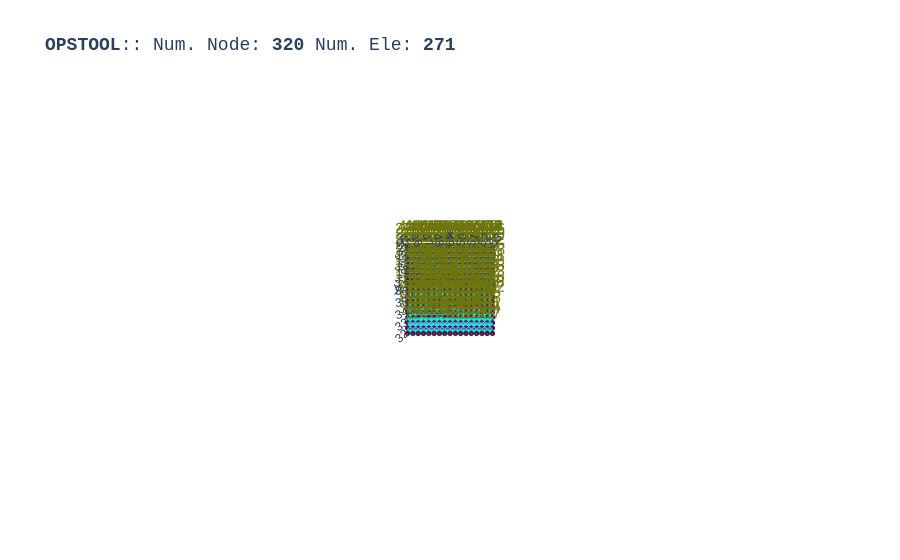

Notebook source saved alongside this figure:
### Code cell
opst.vis.plotly.plot_model(show_node_numbering=True, show_ele_numbering=False, show_nodal_loads = True)

### Figure 1 — Plotly figure (JSON) as saved in the notebook; plotly's stock layout.template omitted (floating-point values rounded to 4 significant figures; data arrays with more than 128 entries replaced by an {"elided": "..."} marker saying what was removed)
{"data": [{"color": "#00FFFF", "hoverinfo": "skip", "i": {"elided": "512 int values"}, "j": {"elided": "512 int values"}, "k": {"elided": "512 int values"}, "name": "ELE_TAG_FourNodeQuadWithSensitivity", "opacity": 1, "type": "mesh3d", "x": {"elided": "1024 float values"}, "y": {"elided": "1024 float values"}, "z": {"elided": "1024 float values"}}, {"connectgaps": false, "hoverinfo": "skip", "line": {"color": "black", "width": 1}, "mode": "lines", "name": "Edge", "type": "scatter3d", "x": {"elided": "1536 float values"}, "y": {"elided": "1536 float values"}, "z": {"elided": "1536 float values"}}, {"connectgaps": false, "hoverinfo": "skip", "line": {"color": "#0652ff", "width": 5}, "mode": "lines", "name": "DispBeamColumn2d", "type": "scatter3d", "x": [45.25, 45.75, NaN, 45.75, 46.25, NaN, 46.25, 46.75, NaN, 46.75, 47.25, NaN, 47.25, 47.75, NaN, 47.75, 48.25, NaN, 48.25, 48.75, NaN, 48.75, 49.25, NaN, 49.25, 49.75, NaN, 49.75, 50.25, NaN, 50.25, 50.75, NaN, 50.75, 51.25, NaN, 51.25, 51.75, NaN, 51.75, 52.25, NaN, 52.25, 52.75, NaN], "y": [40.25, 40.25, NaN, 40.25, 40.25, NaN, 40.25, 40.25, NaN, 40.25, 40.25, NaN, 40.25, 40.25, NaN, 40.25, 40.25, NaN, 40.25, 40.25, NaN, 40.25, 40.25, NaN, 40.25, 40.25, NaN, 40.25, 40.25, NaN, 40.25, 40.25, NaN, 40.25, 40.25, NaN, 40.25, 40.25, NaN, 40.25, 40.25, NaN, 40.25, 40.25, NaN], "z": [0.0, 0.0, NaN, 0.0, 0.0, NaN, 0.0, 0.0, NaN, 0.0, 0.0, NaN, 0.0, 0.0, NaN, 0.0, 0.0, NaN, 0.0, 0.0, NaN, 0.0, 0.0, NaN, 0.0, 0.0, NaN, 0.0, 0.0, NaN, 0.0, 0.0, NaN, 0.0, 0.0, NaN, 0.0, 0.0, NaN, 0.0, 0.0, NaN, 0.0, 0.0, NaN]}, {"connectgaps": false, "hoverinfo": "skip", "line": {"color": "#ff9408", "width": 5}, "mode": "lines", "name": "BeamContact2D", "type": "scatter3d", "x": [45.5, 45.25, NaN, 45.5, 45.75, NaN, 46.0, 45.75, NaN, 46.0, 46.25, NaN, 46.5, 46.25, NaN, 46.5, 46.75, NaN, 47.0, 46.75, NaN, 47.0, 47.25, NaN, 47.5, 47.25, NaN, 47.5, 47.75, NaN, 48.0, 47.75, NaN, 48.0, 48.25, NaN, 48.5, 48.25, NaN, 48.5, 48.75, NaN, 49.0, 48.75, NaN, 49.0, 49.25, NaN, 49.5, 49.25, NaN, 49.5, 49.75, NaN, 50.0, 49.75, NaN, 50.0, 50.25, NaN, 50.5, 50.25, NaN, 50.5, 50.75, NaN, 51.0, 50.75, NaN, 51.0, 51.25, NaN, 51.5, 51.25, NaN, 51.5, 51.75, NaN, 52.0, 51.75, NaN, 52.0, 52.25, NaN, 52.5, 52.25, NaN, 52.5, 52.75, NaN], "y": [40.0, 40.25, NaN, 40.0, 40.25, NaN, 40.0, 40.25, NaN, 40.0, 40.25, NaN, 40.0, 40.25, NaN, 40.0, 40.25, NaN, 40.0, 40.25, NaN, 40.0, 40.25, NaN, 40.0, 40.25, NaN, 40.0, 40.25, NaN, 40.0, 40.25, NaN, 40.0, 40.25, NaN, 40.0, 40.25, NaN, 40.0, 40.25, NaN, 40.0, 40.25, NaN, 40.0, 40.25, NaN, 40.0, 40.25, NaN, 40.0, 40.25, NaN, 40.0, 40.25, NaN, 40.0, 40.25, NaN, 40.0, 40.25, NaN, 40.0, 40.25, NaN, 40.0, 40.25, NaN, 40.0, 40.25, NaN, 40.0, 40.25, NaN, 40.0, 40.25, NaN, 40.0, 40.25, NaN, 40.0, 40.25, NaN, 40.0, 40.25, NaN, 40.0, 40.25, NaN], "z": [0.0, 0.0, NaN, 0.0, 0.0, NaN, 0.0, 0.0, NaN, 0.0, 0.0, NaN, 0.0, 0.0, NaN, 0.0, 0.0, NaN, 0.0, 0.0, NaN, 0.0, 0.0, NaN, 0.0, 0.0, NaN, 0.0, 0.0, NaN, 0.0, 0.0, NaN, 0.0, 0.0, NaN, 0.0, 0.0, NaN, 0.0, 0.0, NaN, 0.0, 0.0, NaN, 0.0, 0.0, NaN, 0.0, 0.0, NaN, 0.0, 0.0, NaN, 0.0, 0.0, NaN, 0.0, 0.0, NaN, 0.0, 0.0, NaN, 0.0, 0.0, NaN, 0.0, 0.0, NaN, 0.0, 0.0, NaN, 0.0, 0.0, NaN, 0.0, 0.0, NaN, 0.0, 0.0, NaN, 0.0, 0.0, NaN, 0.0, 0.0, NaN, 0.0, 0.0, NaN]}, {"customdata": {"elided": "256 str values"}, "hovertemplate": "%{customdata}", "marker": {"color": "#00FFFF", "size": 3, "symbol": "diamond-open"}, "mode": "markers", "name": "ELE_TAG_FourNodeQuadWithSensitivity", "type": "scatter3d", "x": {"elided": "256 float values"}, "y": {"elided": "256 float values"}, "z": {"elided": "256 float values"}}, {"customdata": ["eleTag: 400<br>connectedNodes:<br> [415 416]", "eleTag: 401<br>connectedNodes:<br> [416 417]", "eleTag: 402<br>connectedNodes:<br> [417 418]", "eleTag: 403<br>connectedNodes:<br> [418 419]", "eleTag: 404<br>connectedNodes:<br> [419 420]", "eleTag: 405<br>connectedNodes:<br> [420 421]", "eleTag: 406<br>connectedNodes:<br> [421 422]", "eleTag: 407<br>connectedNodes:<br> [422 423]", "eleTag: 408<br>connectedNodes:<br> [423 424]", "eleTag: 409<br>connectedNodes:<br> [424 425]", "eleTag: 410<br>connectedNodes:<br> [425 426]", "eleTag: 411<br>connectedNodes:<br> [426 427]", "eleTag: 412<br>connectedNodes:<br> [427 428]", "eleTag: 413<br>connectedNodes:<br> [428 429]", "eleTag: 414<br>connectedNodes:<br> [429 430]"], "hovertemplate": "%{customdata}", "marker": {"color": "#0652ff", "size": 3, "symbol": "diamond-open"}, "mode": "markers", "name": "DispBeamColumn2d", "type": "scatter3d", "x": [45.5, 46.0, 46.5, 47.0, 47.5, 48.0, 48.5, 49.0, 49.5, 50.0, 50.5, 51.0, 51.5, 52.0, 52.5], "y": [40.25, 40.25, 40.25, 40.25, 40.25, 40.25, 40.25, 40.25, 40.25, 40.25, 40.25, 40.25, 40.25, 40.25, 40.25], "z": [0.0, 0.0, 0.0, 0.0, 0.0, 0.0, 0.0, 0.0, 0.0, 0.0, 0.0, 0.0, 0.0, 0.0, 0.0]}, {"customdata": ["eleTag: 3050<br>connectedNodes:<br> [271 415]", "eleTag: 3050<br>connectedNodes:<br> [271 416]", "eleTag: 3051<br>connectedNodes:<br> [272 416]", "eleTag: 3051<br>connectedNodes:<br> [272 417]", "eleTag: 3052<br>connectedNodes:<br> [273 417]", "eleTag: 3052<br>connectedNodes:<br> [273 418]", "eleTag: 3053<br>connectedNodes:<br> [274 418]", "eleTag: 3053<br>connectedNodes:<br> [274 419]", "eleTag: 3054<br>connectedNodes:<br> [275 419]", "eleTag: 3054<br>connectedNodes:<br> [275 420]", "eleTag: 3055<br>connectedNodes:<br> [276 420]", "eleTag: 3055<br>connectedNodes:<br> [276 421]", "eleTag: 3056<br>connectedNodes:<br> [277 421]", "eleTag: 3056<br>connectedNodes:<br> [277 422]", "eleTag: 3057<br>connectedNodes:<br> [278 422]", "eleTag: 3057<br>connectedNodes:<br> [278 423]", "eleTag: 3058<br>connectedNodes:<br> [279 423]", "eleTag: 3058<br>connectedNodes:<br> [279 424]", "eleTag: 3059<br>connectedNodes:<br> [280 424]", "eleTag: 3059<br>connectedNodes:<br> [280 425]", "eleTag: 3060<br>connectedNodes:<br> [281 425]", "eleTag: 3060<br>connectedNodes:<br> [281 426]", "eleTag: 3061<br>connectedNodes:<br> [282 426]", "eleTag: 3061<br>connectedNodes:<br> [282 427]", "eleTag: 3062<br>connectedNodes:<br> [283 427]", "eleTag: 3062<br>connectedNodes:<br> [283 428]", "eleTag: 3063<br>connectedNodes:<br> [284 428]", "eleTag: 3063<br>connectedNodes:<br> [284 429]", "eleTag: 3064<br>connectedNodes:<br> [285 429]", "eleTag: 3064<br>connectedNodes:<br> [285 430]"], "hovertemplate": "%{customdata}", "marker": {"color": "#ff9408", "size": 3, "symbol": "diamond-open"}, "mode": "markers", "name": "BeamContact2D", "type": "scatter3d", "x": [45.38, 45.62, 45.88, 46.12, 46.38, 46.62, 46.88, 47.12, 47.38, 47.62, 47.88, 48.12, 48.38, 48.62, 48.88, 49.12, 49.38, 49.62, 49.88, 50.12, 50.38, 50.62, 50.88, 51.12, 51.38, 51.62, 51.88, 52.12, 52.38, 52.62], "y": [40.12, 40.12, 40.12, 40.12, 40.12, 40.12, 40.12, 40.12, 40.12, 40.12, 40.12, 40.12, 40.12, 40.12, 40.12, 40.12, 40.12, 40.12, 40.12, 40.12, 40.12, 40.12, 40.12, 40.12, 40.12, 40.12, 40.12, 40.12, 40.12, 40.12], "z": [0.0, 0.0, 0.0, 0.0, 0.0, 0.0, 0.0, 0.0, 0.0, 0.0, 0.0, 0.0, 0.0, 0.0, 0.0, 0.0, 0.0, 0.0, 0.0, 0.0, 0.0, 0.0, 0.0, 0.0, 0.0, 0.0, 0.0, 0.0, 0.0, 0.0]}, {"customdata": {"elided": "320 str values"}, "hovertemplate": "x: %{x}<br>y: %{y}<br>z: %{z} <br>nodeTag: %{customdata}", "marker": {"color": "#580f41", "size": 3, "symbol": "circle"}, "mode": "markers", "name": "Nodes", "type": "scatter3d", "x": {"elided": "320 float values"}, "y": {"elided": "320 float values"}, "z": {"elided": "320 float values"}}, {"mode": "text", "name": "Node Tag", "text": {"elided": "320 str values"}, "textfont": {"color": "#6e750e", "size": 15}, "type": "scatter3d", "x": {"elided": "320 float values"}, "y": {"elided": "320 float values"}, "z": {"elided": "320 float values"}}, {"connectgaps": false, "hoverinfo": "skip", "line": {"color": "#15b01a", "width": 1}, "mode": "lines", "name": "BC", "type": "scatter3d", "x": {"elided": "352 float values"}, "y": {"elided": "352 float values"}, "z": {"elided": "352 float values"}}, {"connectgaps": false, "hoverinfo": "skip", "line": {"color": "#FF1493", "width": 2.5}, "mode": "lines", "name": "mp constraint", "type": "scatter3d", "x": [45.0, 53.0, NaN, 45.0, 53.0, NaN, 45.0, 53.0, NaN, 45.0, 53.0, NaN, 45.0, 53.0, NaN, 45.0, 53.0, NaN, 45.0, 53.0, NaN, 45.0, 53.0, NaN, 45.0, 53.0, NaN, 45.0, 53.0, NaN, 45.0, 53.0, NaN, 45.0, 53.0, NaN, 45.0, 53.0, NaN, 45.0, 53.0, NaN, 45.0, 53.0, NaN, 45.0, 53.0, NaN], "y": [32.5, 32.5, NaN, 33.0, 33.0, NaN, 33.5, 33.5, NaN, 34.0, 34.0, NaN, 34.5, 34.5, NaN, 35.0, 35.0, NaN, 35.5, 35.5, NaN, 36.0, 36.0, NaN, 36.5, 36.5, NaN, 37.0, 37.0, NaN, 37.5, 37.5, NaN, 38.0, 38.0, NaN, 38.5, 38.5, NaN, 39.0, 39.0, NaN, 39.5, 39.5, NaN, 40.0, 40.0, NaN], "z": [0.0, 0.0, NaN, 0.0, 0.0, NaN, 0.0, 0.0, NaN, 0.0, 0.0, NaN, 0.0, 0.0, NaN, 0.0, 0.0, NaN, 0.0, 0.0, NaN, 0.0, 0.0, NaN, 0.0, 0.0, NaN, 0.0, 0.0, NaN, 0.0, 0.0, NaN, 0.0, 0.0, NaN, 0.0, 0.0, NaN, 0.0, 0.0, NaN, 0.0, 0.0, NaN, 0.0, 0.0, NaN]}], "layout": {"autosize": true, "font": {"family": "Arial, sans-serif"}, "scene": {"aspectmode": "data", "camera": {"eye": {"x": 0, "y": -0.1, "z": 10}}, "dragmode": "pan", "xaxis": {"showbackground": false}, "yaxis": {"showbackground": false}, "zaxis": {"showbackground": true, "showgrid": true, "showticklabels": false, "ticks": "", "title": {"text": ""}, "visible": true}}, "showlegend": false, "title": {"font": {"family": "courier", "size": 18}, "text": "<b>OPSTOOL</b>:: Num. Node: <b>320</b> Num. Ele: <b>271</b>"}}}
